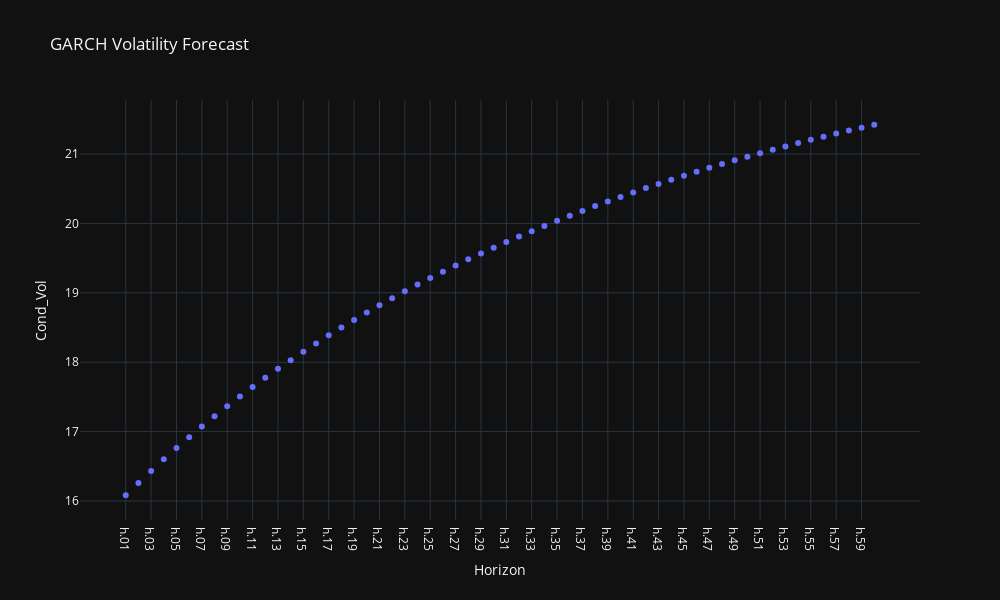

The notebook cell this image was saved under:
### Code cell
# Forecast for next 5 days
model_forecast = model.forecast(horizon=60)
# Plot forecasted volatility
fdf = pd.DataFrame(np.sqrt(model_forecast.variance.dropna().T *252)*100)
fdf.columns = ['Cond_Vol']
px.scatter(fdf, fdf.index, 'Cond_Vol', labels={'index':'Horizon'}, title='GARCH Volatility Forecast')

### Figure 1 — Plotly figure (JSON) as saved in the notebook; plotly's stock layout.template omitted (floating-point values rounded to 4 significant figures)
{"data": [{"hovertemplate": "Horizon=%{x}<br>Cond_Vol=%{y}<extra></extra>", "legendgroup": "", "marker": {"color": "#636efa", "symbol": "circle"}, "mode": "markers", "name": "", "orientation": "v", "showlegend": false, "type": "scatter", "x": ["h.01", "h.02", "h.03", "h.04", "h.05", "h.06", "h.07", "h.08", "h.09", "h.10", "h.11", "h.12", "h.13", "h.14", "h.15", "h.16", "h.17", "h.18", "h.19", "h.20", "h.21", "h.22", "h.23", "h.24", "h.25", "h.26", "h.27", "h.28", "h.29", "h.30", "h.31", "h.32", "h.33", "h.34", "h.35", "h.36", "h.37", "h.38", "h.39", "h.40", "h.41", "h.42", "h.43", "h.44", "h.45", "h.46", "h.47", "h.48", "h.49", "h.50", "h.51", "h.52", "h.53", "h.54", "h.55", "h.56", "h.57", "h.58", "h.59", "h.60"], "xaxis": "x", "y": [16.08, 16.26, 16.43, 16.6, 16.76, 16.92, 17.07, 17.22, 17.37, 17.51, 17.64, 17.78, 17.9, 18.03, 18.15, 18.27, 18.39, 18.5, 18.61, 18.72, 18.82, 18.92, 19.02, 19.12, 19.21, 19.31, 19.39, 19.48, 19.57, 19.65, 19.73, 19.81, 19.89, 19.96, 20.04, 20.11, 20.18, 20.25, 20.32, 20.38, 20.45, 20.51, 20.57, 20.63, 20.69, 20.75, 20.8, 20.86, 20.91, 20.96, 21.01, 21.06, 21.11, 21.16, 21.2, 21.25, 21.29, 21.34, 21.38, 21.42], "yaxis": "y"}], "layout": {"height": 600, "legend": {"tracegroupgap": 0}, "title": {"text": "GARCH Volatility Forecast"}, "width": 1000, "xaxis": {"anchor": "y", "autorange": true, "domain": [0, 1], "range": [-3.606, 62.61], "title": {"text": "Horizon"}, "type": "category"}, "yaxis": {"anchor": "x", "autorange": true, "domain": [0, 1], "range": [15.73, 21.78], "title": {"text": "Cond_Vol"}, "type": "linear"}}}
